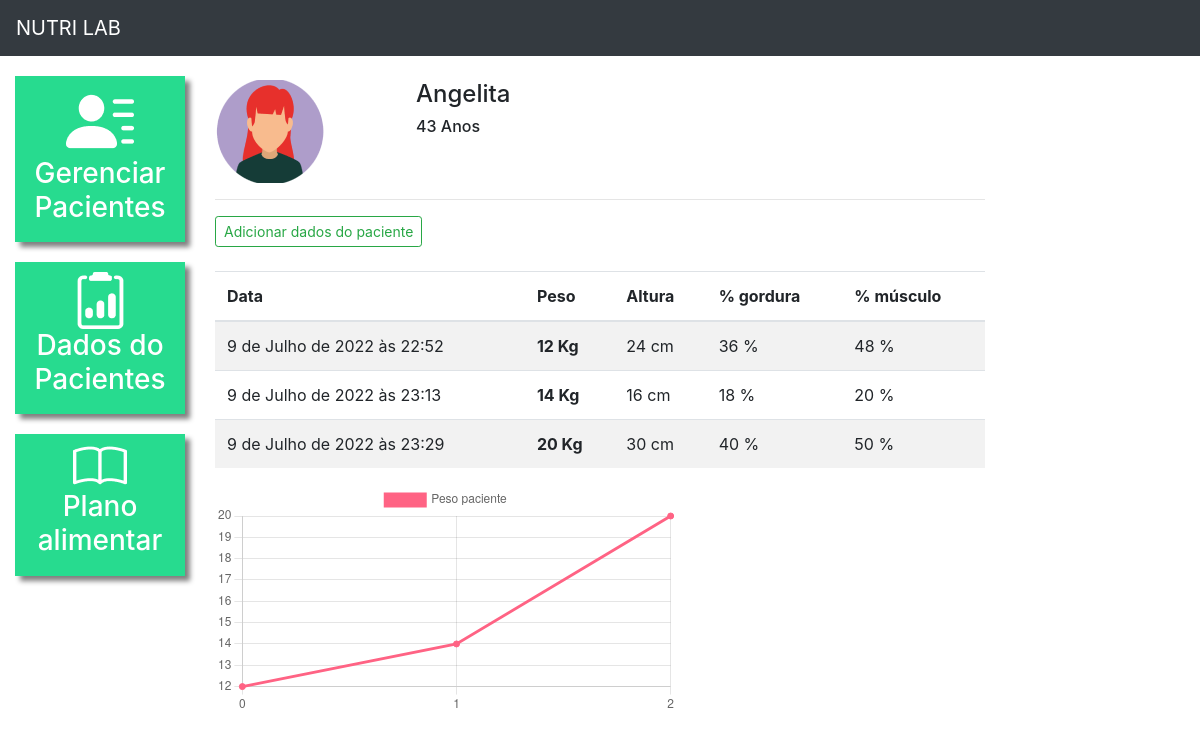
The page /dados_paciente/1/ (signed in) on the database its author committed.
### plataforma/models.py (models this page shows, shortened)
class Pacientes(models.Model):
    choices_sexo = (('F', 'Feminino'),
                    ('M', 'Masculino'))
    nome = models.CharField(max_length=50)
    sexo = models.CharField(max_length=1, choices=choices_sexo)
    idade = models.IntegerField()
    email = models.EmailField()
    telefone = models.CharField(max_length=19)
    nutri = models.ForeignKey(User, on_delete=models.CASCADE)

class DadosPaciente(models.Model):
    paciente = models.ForeignKey(Pacientes, on_delete=models.CASCADE)
    data = models.DateTimeField()
    peso = models.IntegerField()
    altura = models.IntegerField()
    percentual_gordura = models.IntegerField()
    percentual_musculo = models.IntegerField()
    colesterol_hdl = models.IntegerField()
    colesterol_ldl = models.IntegerField()
    colesterol_total = models.IntegerField()
    trigliceridios = models.IntegerField()

### plataforma/views.py (the view, shortened to what this page needs)
# urls.py: path('dados_paciente/', views.dados_paciente_listar, name="dados_paciente_listar"),
@login_required(login_url='/auth/login/')
def dados_paciente(request, id):
    paciente = get_object_or_404(Pacientes, id=id)
    if not paciente.nutri == request.user:
        messages.add_message(request, constants.ERROR, 'Este paciente não é seu!')
        return redirect('/dados_paciente/')
    if request.method == "GET":
        dados_paciente = DadosPaciente.objects.filter(paciente=paciente)
        return render(request, 'dados_paciente.html', {'paciente': paciente, 'dados_paciente': dados_paciente})

### plataforma/templates/dados_paciente.html (shortened to what this page needs)
{% extends 'base_plataforma.html' %}
{% load static %}
{% block 'plataforma' %}
<br>
<div class="row">
    <div class="col-md-3">
        <img src="{% static 'plataforma/img/perfil1.png' %}">
    </div>
    <div class="col-md-3 dados descricao">
        <h4>{{ paciente.nome }}</h4>
        <h6>{{ paciente.idade }} Anos</h6>
    </div>
</div>
<hr>
<button type="button" class="btn btn-outline-success btn-sm" data-toggle="modal" data-target="#modal">
    Adicionar dados do paciente
</button>
<br>
<br>
<table class="table table-striped">
    <thead>
        <tr>
        <th scope="col">Data</th>
        <th scope="col">Peso</th>
        <th scope="col">Altura</th>
        <th scope="col">% gordura</th>
        <th scope="col">% músculo</th>
        </tr>
    </thead>
    <tbody>
        {% for dado in dados_paciente %}
            <tr>
                <td>{{dado.data}}</td>
                <th scope="row">{{dado.peso}} Kg</th>
                <td>{{dado.altura}} cm</td>
                <td>{{dado.percentual_gordura}} %</td>
                <td>{{dado.percentual_musculo}} %</td>
            </tr>
        {% endfor %}
    </tbody>
</table>
<div style="width: 60%;">
    <canvas id="myChart"></canvas>
</div>
<script>
    fetch("/grafico_peso/{{ paciente.id }}/",{
        method: 'POST',
    }).then(function(result){
        return result.json()
    }).then(function(data_paciente){
        const data = {
            labels: data_paciente['labels'],
            datasets: [{
            label: 'Peso paciente',
            backgroundColor: 'rgb(255, 99, 132)',
            borderColor: 'rgb(255, 99, 132)',
            data: data_paciente['peso'],
            }]
        };
        const config = {
            type: 'line',
            data: data,
            options: {}
        };
        const myChart = new Chart(
            document.getElementById('myChart'),
            config
        );
    })
</script>
{% endblock%}

### templates/base_plataforma.html
{% extends 'base.html' %}
{% load static  %}
{% block 'head' %}
    <link rel="stylesheet" href="{% static 'plataforma/css/styles.css' %}">
    <link rel="stylesheet" href="{% static 'plataforma/css/plano_alimentar.css' %}">
{% endblock %}
{% block 'body' %}
    <div class="container-fluid">
        <div class="row">
            <div class="col-md-2">
                <a href="{% url 'pacientes' %}" class="link-lateral">
                <div class="card-lateral">
                    <img src="{% static '/plataforma/img/paciente.png' %}">
                    <br>
                    <h3>Gerenciar Pacientes</h3>
                </div>
                </a>
                <a href="{% url 'dados_paciente_listar' %}" class="link-lateral">
                <div class="card-lateral">
                    <img src="{% static 'plataforma/img/dados_paciente.png' %}">
                    <br>
                    <h3>Dados do Pacientes</h3>
                </div>
                </a>
                <a href="{% url 'plano_alimentar_listar' %}" class="link-lateral">
                <div class="card-lateral">
                    <img src="{% static 'plataforma/img/plano_alimentar.png' %}">
                    <br>
                    <h3>Plano alimentar</h3>
                </div>
                </a>
            </div>
            <div class="col-md-8">
                {% block 'plataforma' %}
                {% endblock %}
            </div>
        </div>
    </div>
{% endblock %}

### templates/base.html (shortened to what this page needs)
{% load static %}
<!DOCTYPE html>
<html lang="pt-BR">
  <head>
    {% block 'head' %}{% endblock %}
    <link rel="stylesheet" href="https://cdn.jsdelivr.net/npm/bootstrap@4.6.1/dist/css/bootstrap.min.css">
  </head>
  <body>
    {% if user.is_authenticated %}
      <nav class="navbar navbar-expand-md navbar-dark bg-dark">
        <a class="navbar-brand" href="{% url 'pacientes' %}">NUTRI LAB</a>
      </nav>
    {% endif %}
    {% block 'body' %}{% endblock %}
  </body>
</html>

### templates/static/plataforma/css/styles.css (style rules this page uses)
.card-lateral { background-color: #27DB8F; margin-top: 20px; padding: 10px; color: white; font-weight: bold; text-decoration: none; text-align: center; box-shadow: 5px 5px 5px gray; }
.dados { font-weight: bold; }
.descricao { margin-left: -12%; }
@media (max-width: 1300px) { .descricao { margin-left: 1px; } }

### rows shown on the page
Pacientes: nome "Angelita", idade "43"
DadosPaciente: data "9 de Julho de 2022 às 22:52", peso "12", altura "24", percentual_gordura "36", percentual_musculo "48"
DadosPaciente: data "9 de Julho de 2022 às 23:13", peso "14", altura "16", percentual_gordura "18", percentual_musculo "20"
DadosPaciente: data "9 de Julho de 2022 às 23:29", peso "20", altura "30", percentual_gordura "40", percentual_musculo "50"
